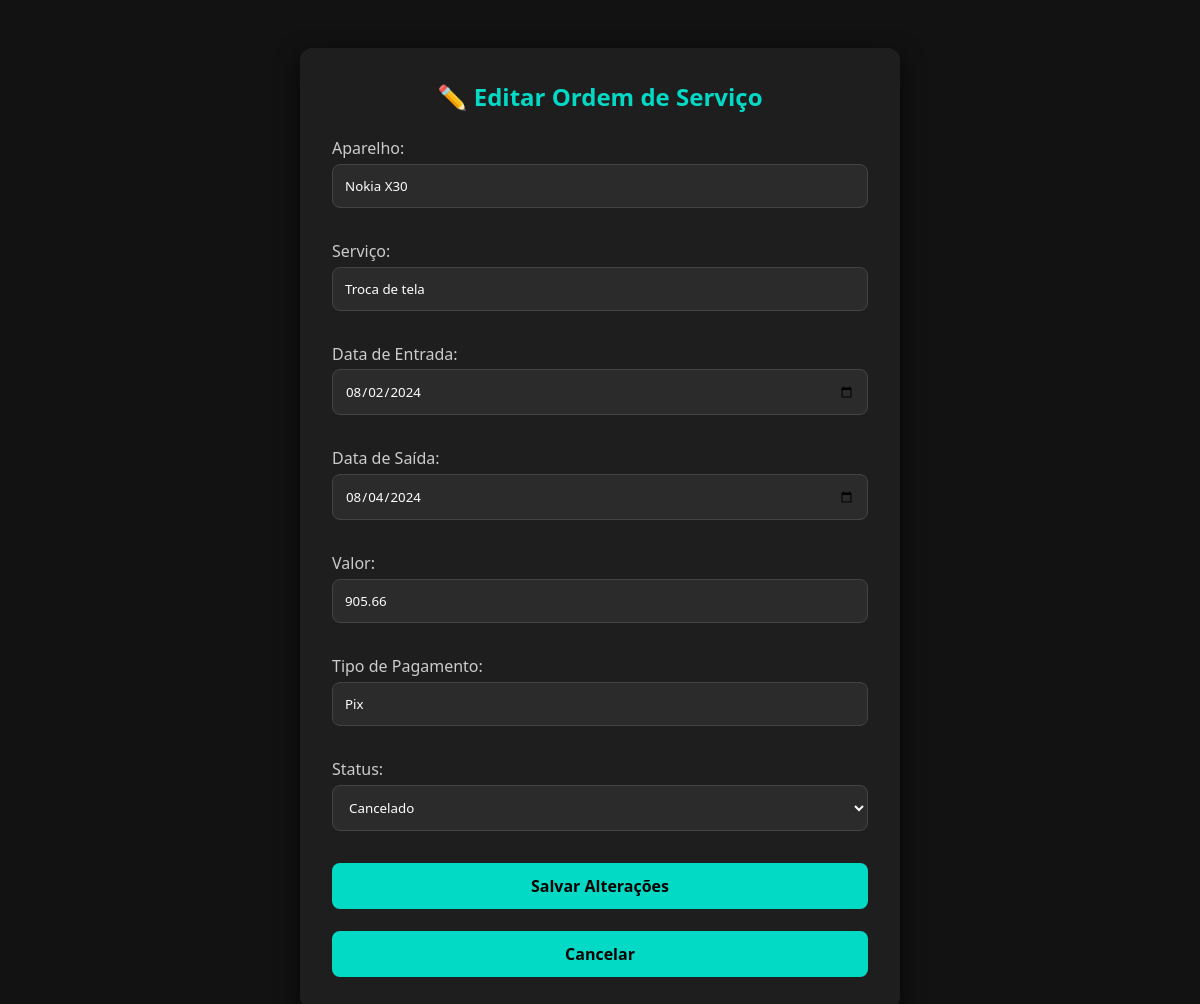
The app's page /editar_ordem.php?id=2 (signed in) with its own data.
### tables this page shows
CREATE TABLE `ordem_serv` (
  `id_ordem_serv` int(11) NOT NULL,
  `Aparelho` varchar(100) DEFAULT NULL,
  `servico` varchar(255) DEFAULT NULL,
  `status` varchar(50) DEFAULT NULL,
  `valor` decimal(10,2) DEFAULT NULL,
  `tipo_pagamento` varchar(50) DEFAULT NULL,
  `problema` varchar(255) DEFAULT NULL,
  `cpf` varchar(20) DEFAULT NULL,
  `idusuario` int(11) DEFAULT NULL,
  `data_entrada` date DEFAULT NULL,
  `data_saida` date DEFAULT NULL
);

### editar_ordem.php (the view, shortened to what this page needs)
<?php
require_once 'conexao.php';
$id_ordem = (int)($_GET['id'] ?? 0);
try {
    $stmt = $pdo->prepare("SELECT * FROM ordem_serv WHERE id_ordem_serv = :id");
    $stmt->execute([':id' => $id_ordem]);
    $ordem = $stmt->fetch(PDO::FETCH_ASSOC);
} catch (PDOException $e) {
    die("Erro ao buscar ordem: " . $e->getMessage());
}
?>
<!DOCTYPE html>
<html lang="pt-br">
<head>
<link rel="stylesheet" href="css/form.css">
</head>
<body>
<div class="form-container">
    <h2>✏️ Editar Ordem de Serviço</h2>
    <form method="post">
        <label>Aparelho:</label>
        <input type="text" name="Aparelho" value="<?php echo htmlspecialchars($ordem['Aparelho']); ?>" required>
        <label>Serviço:</label>
        <input type="text" name="servico" value="<?php echo htmlspecialchars($ordem['servico']); ?>" required>
        <label>Data de Entrada:</label>
        <input type="date" name="data_entrada" value="<?php echo htmlspecialchars($ordem['data_entrada']); ?>" required>
        <label>Data de Saída:</label>
        <input type="date" name="data_saida" value="<?php echo htmlspecialchars($ordem['data_saida']); ?>">
        <label>Valor:</label>
        <input type="number" step="0.01" name="valor" value="<?php echo htmlspecialchars($ordem['valor']); ?>">
        <label>Tipo de Pagamento:</label>
        <input type="text" name="tipo_pagamento" value="<?php echo htmlspecialchars($ordem['tipo_pagamento']); ?>">
        <label>Status:</label>
        <select name="status" required>
            <option value="Cancelado" <?php if($ordem['status']=='Cancelado') echo 'selected'; ?>>Cancelado</option>
        </select>
        <div style="margin-top:1rem;">
            <button type="submit">Salvar Alterações</button>
            <br>
            <br>
            <a href="ordem_serv.php"><button type="button">Cancelar</button></a>
        </div>
    </form>
</div>
</body>
</html>

### css/form.css (style rules this page uses)
* { margin: 0; padding: 0; box-sizing: border-box; font-family: 'Segoe UI', Tahoma, Geneva, Verdana, sans-serif; }
body { background-color: #121212; color: #e0e0e0; min-height: 100vh; }
.form-container { background-color: #1e1e1e; padding: 2rem; border-radius: 12px; box-shadow: 0 8px 24px rgba(0, 0, 0, 0.7); width: 100%; max-width: 600px; margin: 3rem auto; animation: fadeIn 0.5s ease-in-out; }
h2 { margin-bottom: 1.5rem; color: #03dac6; text-align: center; }
form label { display: block; margin-top: 1rem; margin-bottom: 0.3rem; color: #ccc; }
input, textarea, select { width: 100%; padding: 0.75rem; border: 1px solid #444; border-radius: 8px; background-color: #2b2b2b; color: #fff; margin-bottom: 1rem; }
button { width: 100%; padding: 0.75rem; background-color: #03dac6; color: #000; font-weight: bold; border: none; border-radius: 8px; font-size: 1rem; cursor: pointer; transition: background-color 0.3s ease; }

### records on screen
ordem_serv: Aparelho "Nokia X30", servico "Troca de tela", data_entrada "08/02/2024", data_saida "08/04/2024", valor "905.66", tipo_pagamento "Pix", status "Cancelado"
